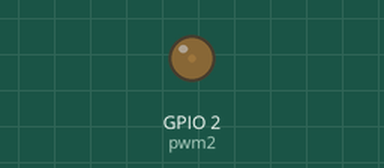
The program below on a simulated ESP32 board running MicroPython. On the bench: output pins drawn as LEDs (lit = HIGH).

Above: at 0.05 s.
At 0.5 s:
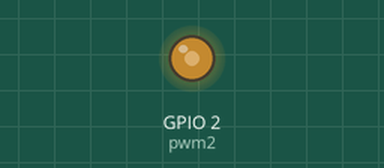
At 0.95 s:
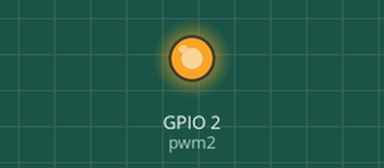
At 1.8 s:
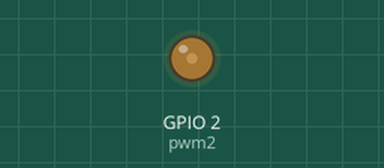
Timing chart, 0 to 4.8 s (numbered marks = the images above):
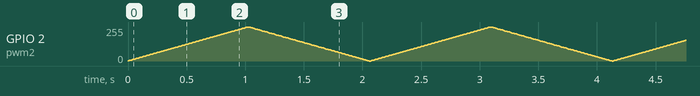

The program:

pwm_out.py
```python
#pwm_out.py
# dew.ninja  June 2021
# test PWM output to pin 2 (on-board LED)
# The led brightness should vary linearly between off and
# max brightness

from machine import Pin, PWM
from utime import sleep_ms

PWMMAX = 1023
pwm2 = PWM(Pin(2)) # assign output to pin 2
pwm2.freq(2000)  # set frequency

pwmval = 0  # PWM value
step = 10
direction = 0  # 0 = increase, 1 = decrease

while True:
    if direction==0:
        pwmval += step
    else:
        pwmval -= step
    if pwmval>PWMMAX:
        pwmval = PWMMAX
        direction = 1  # decrease
    elif pwmval<0:
        pwmval = 0
        direction = 0  # increase
    pwm2.duty(pwmval)  # send output
    sleep_ms(10)
    
```
